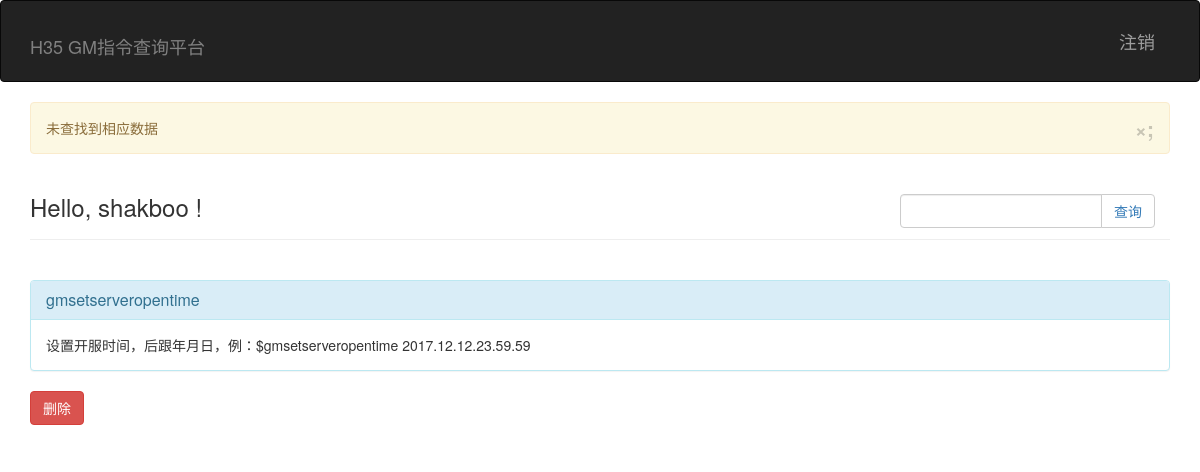
The app's page /auth/query (signed in), older data.
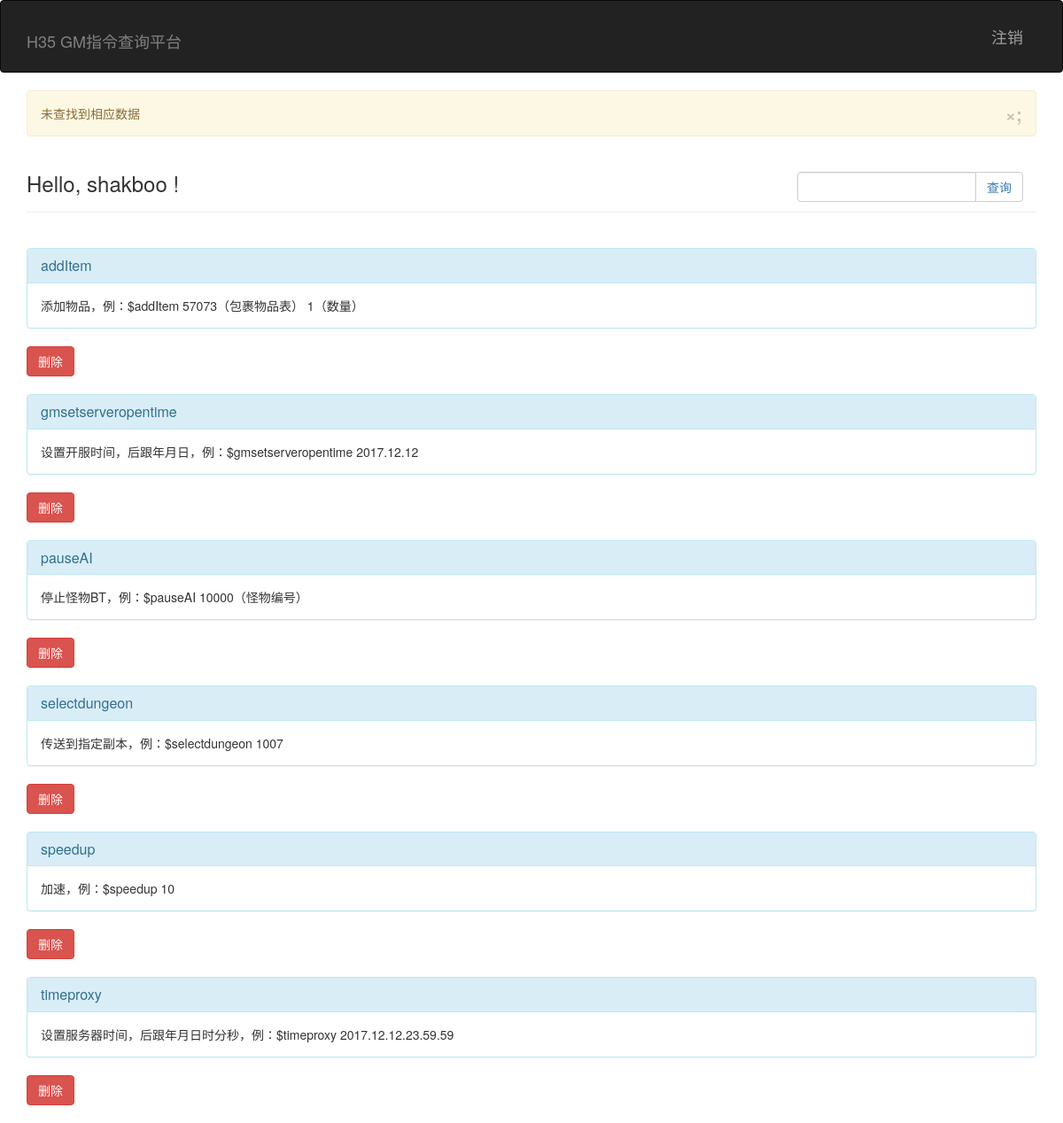
The same page, newer data.
### app/models.py (models this page shows, shortened)
class User(UserMixin, db.Model):
    __tablename__ = 'users'
    id = db.Column(db.Integer, primary_key = True)
    username = db.Column(db.String(64), unique=True, index=True)
    password_hash = db.Column(db.String(128))
    role_id = db.Column(db.Integer, db.ForeignKey('roles.id'))
    posts = db.relationship('Post', backref = 'author', lazy = 'dynamic')
    @property
    def password(self):
        raise AttributeError('password is not readable attribute')
    def is_shakboo(self):
        if self.username == "shakboo":
            return True
        return False
    def is_login(self):
        return True

class Post_filter(db.Model):
    __tablename__ = 'posts_filter'
    gm_filter = db.Column(db.String(128), primary_key = True)
    info_filter = db.Column(db.Text)

### app/auth/views.py (the view, shortened to what this page needs)
@auth.route('/query', methods=['GET','POST'])
def query():
    try:
        if current_user.is_login():
            pass
    except:
        return redirect(url_for('auth.login'))
    p_f = None
    posts_filter = Post_filter.query.order_by('gm_filter')
    if p_f:
        flash("查询成功")
    else:
        flash("未查找到相应数据")
    return render_template('auth/query.html',form=request.form, posts_filter=posts_filter)

### app/models.py (called while the page is built)
@login_manager.user_loader
def load_user(user_id):
    return User.query.get(int(user_id))

### app/templates/auth/query.html (shortened to what this page needs)
{% extends "base.html" %}
{% block page_content %}
<div class="page-header">
        <div class="col-lg-3 pull-right col-sm-5 col-md-4 col-xs-6">
                <form class="input-group" method="post" action="{{ url_for('auth.query') }}">
                    <input type="text" class="form-control" id="user-input" name="userInput">
                    <span class="input-group-btn">
                        <button class="btn btn-default btn-query" type="submit"><a style="text-decoration:none"> 查询</a></button>
                    </span>
                </form>
        </div>
    <h3>Hello,
        {% if current_user.is_authenticated %}
        {{ current_user.username }}
        {% else %}
        Stranger
        {% endif %}!
    </h3>
</div>
<br>
<div class="posts">
    {% for post in posts_filter %}
    <form class="post" method="post" action="{{ url_for('main.index') }}">
        <div class="panel panel-info">
            <div class="panel-heading">
                <h3 class="panel-title gm-exist">{{ post.gm_filter }}</h3>
            </div>
            <div class="panel-body info-exist">{{ post.info_filter }}</div>
        </div>
        {% if current_user.is_shakboo() %}
            <button class="btn btn-danger btn-query" type="submit" name="delete"><a style="text-decoration:none"><font style="color:white"> 删除</font></a></button>
        {% endif %}
    </form>
        {% if current_user.is_shakboo() %}
            <br>
        {% endif %}
    {% endfor %}
</div>
{% endblock %}

### app/templates/base.html (shortened to what this page needs)
{% extends "bootstrap/base.html" %}
{% block navbar %}
<div class="navbar navbar-inverse" role="navigation">
    <div class="container">
        <div class="navber-header">
            <h1 class="navbar-brand"><a style="text-decoration:none" href="{{ url_for('main.index') }}"><font style="color:grey">H35 GM指令查询平台</font></a></h1>
        </div>
        <ul class="nav navbar-nav navbar-right navbar-brand">
            {% if current_user.is_authenticated %}
            <li><a href="{{ url_for('auth.logout') }}">注销</a> </li>
            {% else %}
            <li><a href="{{ url_for('auth.login') }}">登陆</a> </li>
            {% endif %}
        </ul>
    </div>
</div>
{% endblock %}
{% block content %}
<div class="container">
    {% for message in get_flashed_messages() %}
    <div class="alert alert-warning">
        <button type="button" class="close" data-dismiss="alert">&times;;</button>
        {{ message }}
    </div>
    {% endfor %}
    {% block page_content %}{% endblock %}
</div>
{% endblock %}

Row changes from the older to the newer data that the page shows:
added Post_filter: gm_filter "addItem", info_filter "添加物品，例：$addItem 57073（包裹物品表） 1（数量）"
changed Post_filter "gmsetserveropentime": info_filter "设置开服时间，后跟年月日，例：$gmsetserveropentime 2017.12.12.23.59.59" → "设置开服时间，后跟年月日，例：$gmsetserveropentime 2017.12.12"
added Post_filter: gm_filter "pauseAI", info_filter "停止怪物BT，例：$pauseAI 10000（怪物编号）"
added Post_filter: gm_filter "selectdungeon", info_filter "传送到指定副本，例：$selectdungeon 1007"
added Post_filter: gm_filter "speedup", info_filter "加速，例：$speedup 10"
added Post_filter: gm_filter "timeproxy", info_filter "设置服务器时间，后跟年月日时分秒，例：$timeproxy 2017.12.12.23.59.59"
